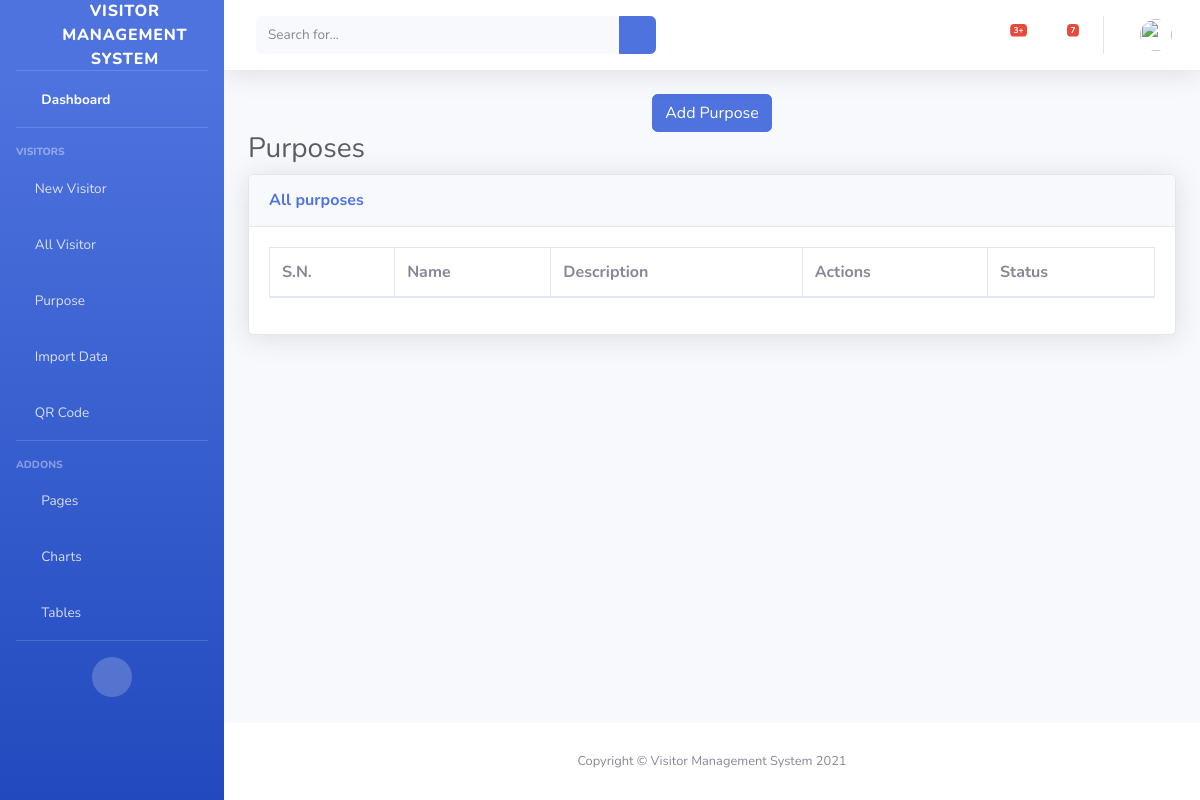
The page /purpose/ on the database as committed earlier.
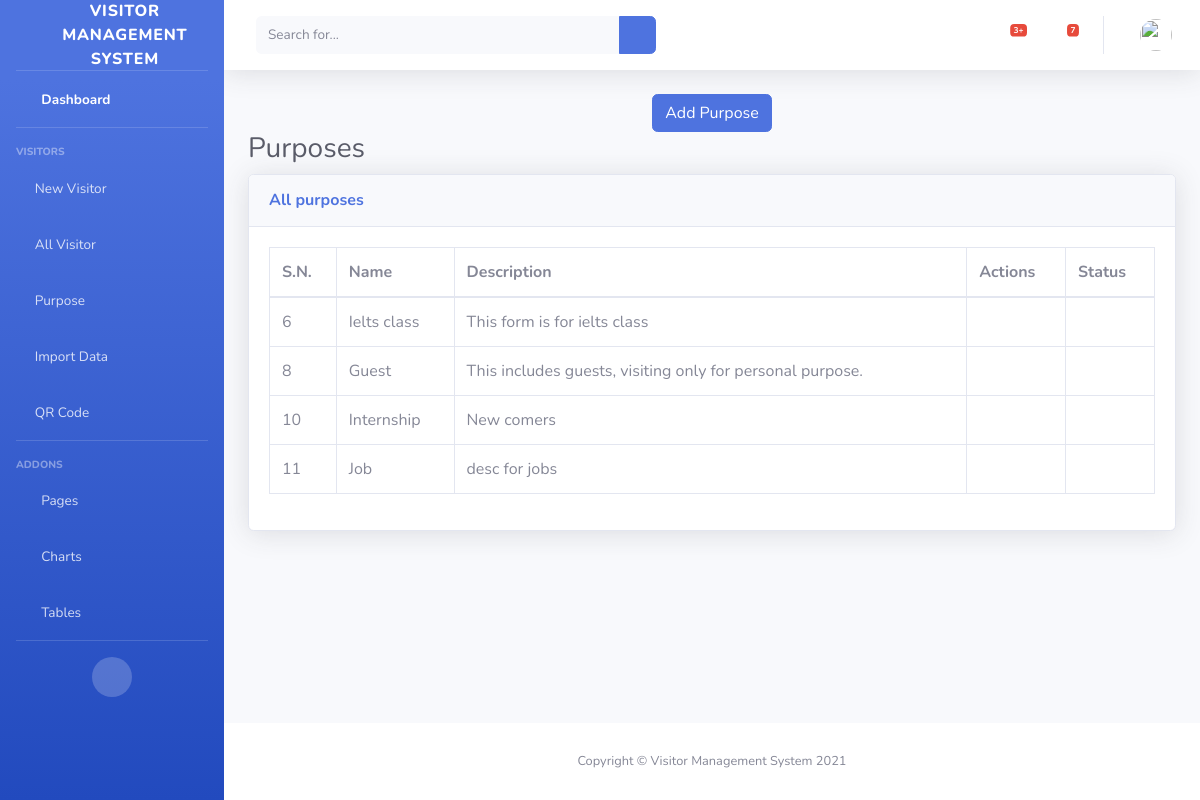
The same page on the database as committed later.
### visitors/models.py (models this page shows, shortened)
class Purpose(models.Model):
    name = models.CharField(max_length=100)
    description = models.TextField(null = True)
    status = models.BooleanField(default=True)

### visitors/views.py (the view)
# urls.py: path('purpose/',views.purpose,name='purpose'),
def purpose(request):
    form = PurposeForm()
    purpose = Purpose.objects.all()
    context = {
        'purpose': purpose,
        'form':form
    }
    if request.method == "POST":
        form = PurposeForm(request.POST)
        if form.is_valid():
            form.save()
            messages.success(request, 'New Purpose Created Successfully!.')
            return render(request, 'purpose/purpose.html', context)
    return render(request, 'purpose/purpose.html', context)

### visitors/forms.py
class PurposeForm(forms.ModelForm):
    class Meta:
        model = Purpose
        fields = ['name', 'description']

### visitors/templates/purpose/purpose.html (shortened to what this page needs)
{%extends 'index.html'%}
{%block content%}
<div class="container">
<div class='text-center'>
  <button type="button" class="btn btn-primary" data-toggle="modal" data-target="#addPurposeModal">
    Add Purpose
  </button>
</div>
  </div>
  <div class="container-fluid">
    <h1 class="h3 mb-2 text-gray-800">Purposes</h1>
    <div class="card shadow mb-4">
        <div class="card-header py-3">
            <h6 class="m-0 font-weight-bold text-primary">All purposes</h6>
        </div>
        <div class="card-body">
            <div class="table-responsive">
                <table class="table table-bordered" id="dataTable" width="100%" cellspacing="0">
                    <thead>
                        <tr>
                          <th>S.N.</th>
                          <th>Name</th>
                          <th>Description</th>
                          <th>Actions</th>
                          <th>Status</th>
                        </tr>
                    </thead>
                    <tbody>
                      {% for p in purpose %}
                      <tr>
                        <td>{{ p.id }}</td>
                        <td>{{ p.name }}</td>
                        <td>{{ p.description }}</td>
                        <td>
                          <a href="delete/{{p.id}}" class="delete" onclick="return confirm('Are you sure you want to delete this purpose?')">
                            <i class="fas fa-trash-alt" data-toggle="tooltip" title="Delete"></i>
                          </a>
                          <a href="update/{{p.id}}" class="update">
                            <i class="fas fa-edit" title="Update"></i>
                          </a>
                        </td>
                        <td>
                          {%if not p.status%}
                          <a href="change-status/{{p.id}}" class="Hide">
                            <i class="fas fa-eye-slash" title="Status: Hidden"></i>
                          </a>
                        {%else%}
                        <a href="change-status/{{p.id}}" class="Unhide">
                          <i class="fas fa-eye" title="Status: Shown"></i>
                        </a>
                        {%endif%}
                        </td>
                      </tr>
                    {% endfor %}
                    </tbody>
                </table>
            </div>
        </div>
    </div>
</div>
  {%block pagecontent%}
  {% load static %}
  {%endblock%}
{%endblock%}

### visitors/templates/index.html (shortened to what this page needs)
<!DOCTYPE html>
<html lang="en">
<head>
    {% load static %}
    <link href= '{% static "vendor/fontawesome-free/css/all.min.css" %}' rel="stylesheet" type="text/css">
    <link href= '{%static "css/sb-admin-2.min.css" %}' rel="stylesheet">
</head>
<body id="page-top">
    <div id="wrapper">
        <ul class="navbar-nav bg-gradient-primary sidebar sidebar-dark accordion" id="accordionSidebar">
            <a class="sidebar-brand d-flex align-items-center justify-content-center" href="index.html">
                <div class="sidebar-brand-icon rotate-n-15">
                    <i class="fas fa-laugh-wink"></i>
                </div>
                <div class="sidebar-brand-text mx-3">Visitor Management System</div>
            </a>
            <hr class="sidebar-divider my-0">
            <li class="nav-item active">
                <a class="nav-link" href="/dashboard/">
                    <i class="fas fa-fw fa-tachometer-alt"></i>
                    <span>Dashboard</span></a>
            </li>
            <hr class="sidebar-divider">
            <div class="sidebar-heading">
                Visitors
            </div>
            <li class="nav-item">
                <a class="nav-link" href="/new/">
                    <i class="fa fa-plus"></i>
                    <span>New Visitor</span></a>
            </li>
            <li class="nav-item">
                <a class="nav-link" href="/visitor/">
                    <i class="fas fa-user"></i>
                    <span>All Visitor</span></a>
            </li>
            <li class="nav-item">
                <a class="nav-link" href="/purpose/">
                    <i class="fas fa-briefcase"></i>
                    <span>Purpose</span></a>
            </li>
            <li class="nav-item">
                <a class="nav-link" href="/importdata/">
                    <i class="fas fa-arrow-circle-down"></i>
                    <span>Import Data</span></a>
            </li>
            <li class="nav-item">
                <a class="nav-link" href="/qr/">
                    <i class="fas fa-qrcode"></i>
                    <span>QR Code</span></a>
            </li>
            <hr class="sidebar-divider">
            <div class="sidebar-heading">
                Addons
            </div>
            <li class="nav-item">
                <a class="nav-link collapsed" href="#" data-toggle="collapse" data-target="#collapsePages"
                    aria-expanded="true" aria-controls="collapsePages">
                    <i class="fas fa-fw fa-folder"></i>
                    <span>Pages</span>
                </a>
            </li>
            <li class="nav-item">
                <a class="nav-link" href="charts.html">
                    <i class="fas fa-fw fa-chart-area"></i>
                    <span>Charts</span></a>
            </li>
            <li class="nav-item">
                <a class="nav-link" href="tables.html">
                    <i class="fas fa-fw fa-table"></i>
                    <span>Tables</span></a>
            </li>
            <hr class="sidebar-divider d-none d-md-block">
            <div class="text-center d-none d-md-inline">
                <button class="rounded-circle border-0" id="sidebarToggle"></button>
            </div>
        </ul>
        <div id="content-wrapper" class="d-flex flex-column">
            <div id="content">
                <nav class="navbar navbar-expand navbar-light bg-white topbar mb-4 static-top shadow">
                    <form
                        class="d-none d-sm-inline-block form-inline mr-auto ml-md-3 my-2 my-md-0 mw-100 navbar-search">
                        <div class="input-group">
                            <input type="text" class="form-control bg-light border-0 small" placeholder="Search for..."
                                aria-label="Search" aria-describedby="basic-addon2">
                            <div class="input-group-append">
                                <button class="btn btn-primary" type="button">
                                    <i class="fas fa-search fa-sm"></i>
                                </button>
                            </div>
                        </div>
                    </form>
                    <ul class="navbar-nav ml-auto">
                        <li class="nav-item dropdown no-arrow mx-1">
                            <a class="nav-link dropdown-toggle" href="#" id="alertsDropdown" role="button"
                                data-toggle="dropdown" aria-haspopup="true" aria-expanded="false">
                                <i class="fas fa-bell fa-fw"></i>
                                <span class="badge badge-danger badge-counter">3+</span>
                            </a>
                        </li>
                        <li class="nav-item dropdown no-arrow mx-1">
                            <a class="nav-link dropdown-toggle" href="#" id="messagesDropdown" role="button"
                                data-toggle="dropdown" aria-haspopup="true" aria-expanded="false">
                                <i class="fas fa-envelope fa-fw"></i>
                                <span class="badge badge-danger badge-counter">7</span>
                            </a>
                        </li>
                        <li class="nav-item dropdown no-arrow">
                            <a class="nav-link dropdown-toggle" href="#" id="userDropdown" role="button"
                                data-toggle="dropdown" aria-haspopup="true" aria-expanded="false">
                                <img class="img-profile rounded-circle"
                                    src='{%static "img/undraw_profile.svg"%}'>
                            </a>
                        </li>
                    </ul>
                </nav>
                {% block content %}
                {% endblock %}
            </div>
            <footer class="sticky-footer bg-white">
                <div class="container my-auto">
                    <div class="copyright text-center my-auto">
                        <span>Copyright &copy; Visitor Management System 2021</span>
                    </div>
                </div>
            </footer>
        </div>
    </div>
</body>
</html>

Rows that differ between the two databases and show on the page:
added Purpose: id "6", name "Ielts class", description "This form is for ielts class"
added Purpose: id "8", name "Guest", description "This includes guests, visiting only for personal purpose."
added Purpose: id "10", name "Internship", description "New comers"
added Purpose: id "11", name "Job", description "desc for jobs"
